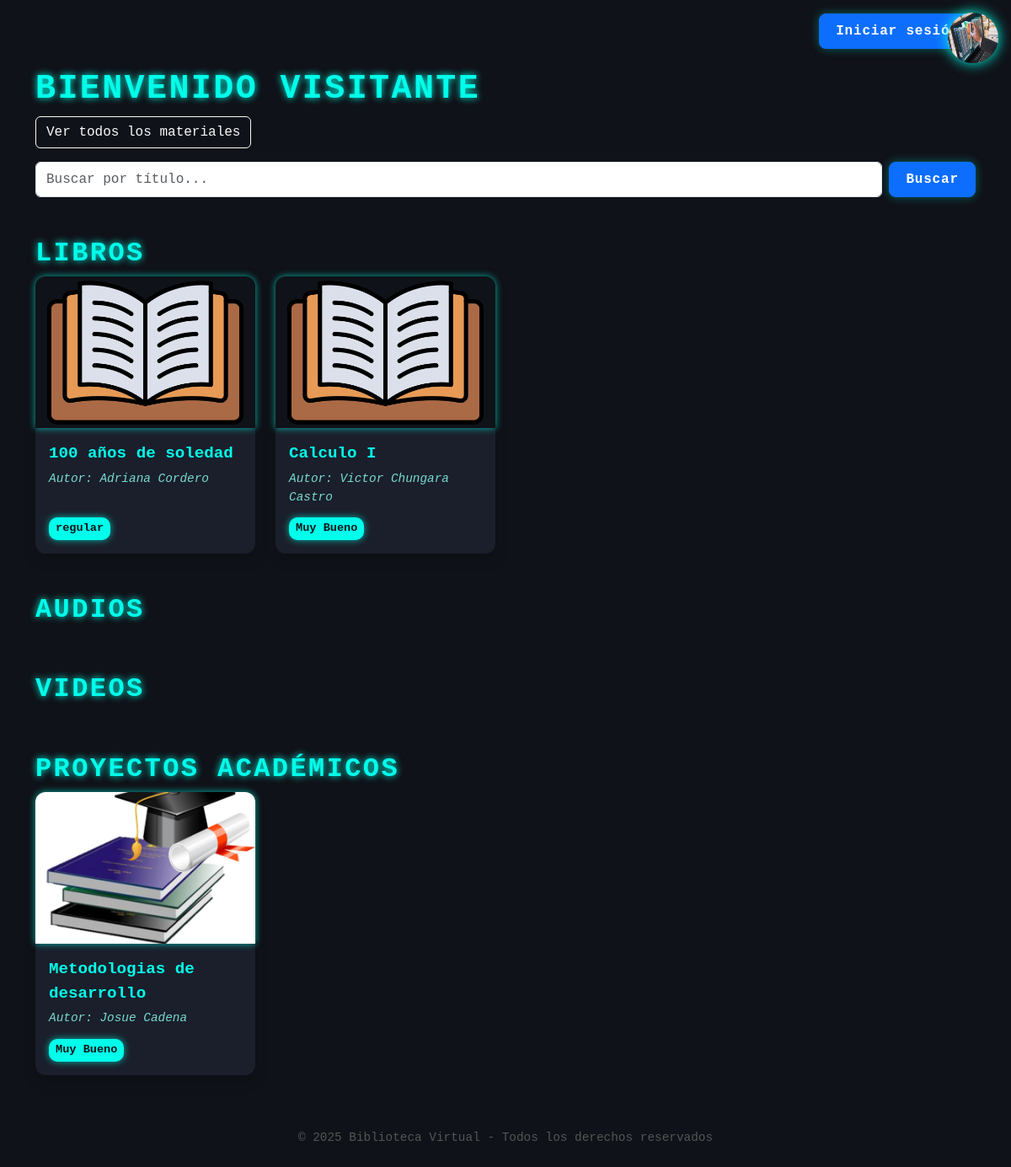
Before: / with the older database file.
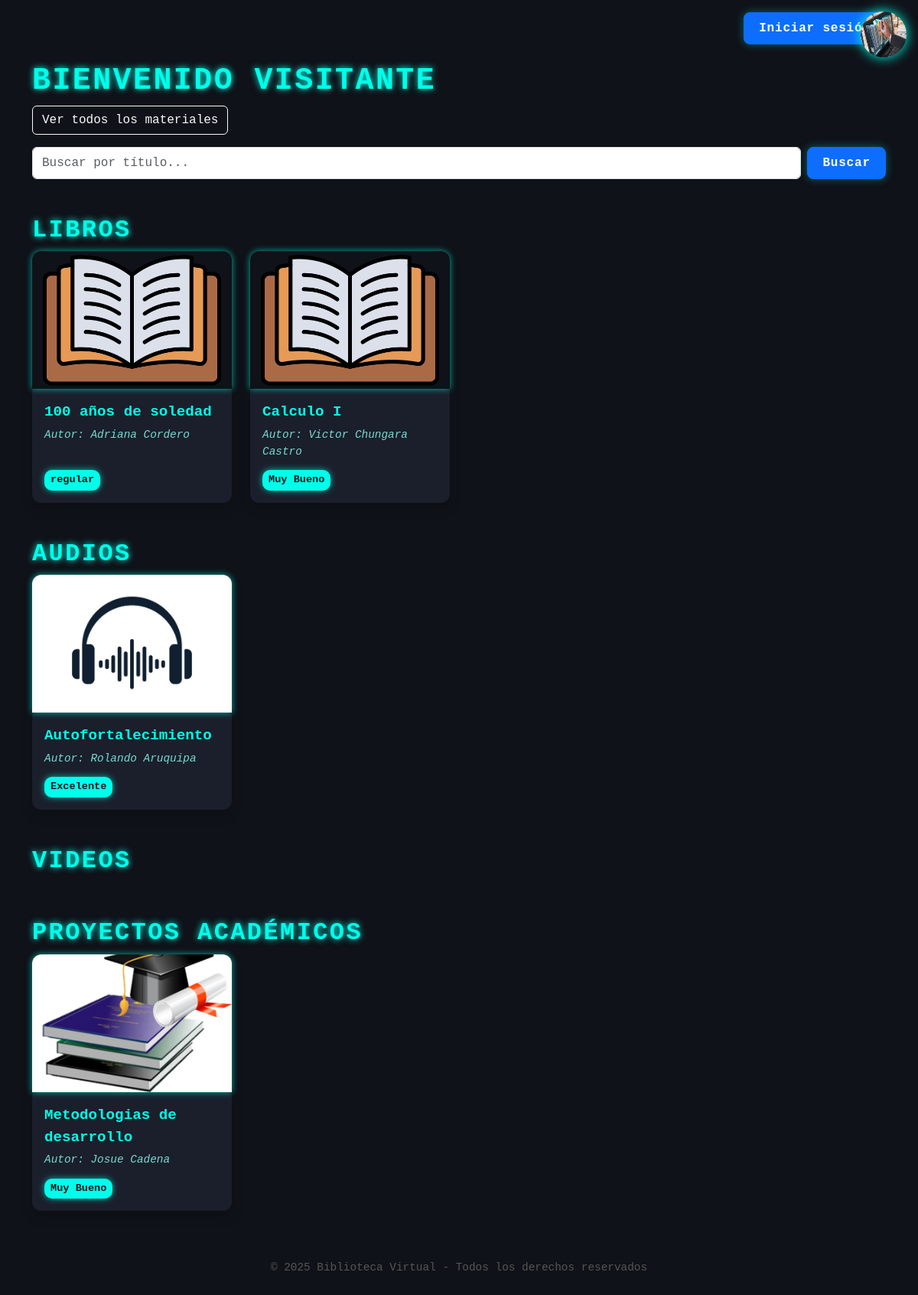
After: the same page with the newer database file.
### models/material_model.py (models this page shows, shortened)
class Material(db.Model):
    __tablename__ = 'materiales'
    id_material = db.Column(db.Integer, primary_key=True)
    tipo = db.Column(db.String(50), nullable=False)
    titulo = db.Column(db.String(100), nullable=False)
    fecha_ingreso = db.Column(db.String(20), nullable=False)
    estado = db.Column(db.String(20), nullable=False)
    id_categoria = db.Column(db.Integer, db.ForeignKey('categoria.id_cat'),nullable=False)
    id_autor = db.Column(db.Integer, db.ForeignKey('autores.id_autor'), nullable=False)
    categoria = db.relationship('Categoria', back_populates='materiales')
    libro = db.relationship('Libro', back_populates='material')
    autor = db.relationship('Autores', back_populates='materiales')
    audio = db.relationship('Audio', back_populates = 'material')
    proyecto_academico = db.relationship('Proyecto', back_populates='material')
    video = db.relationship('Video', back_populates='material')

### models/autores_model.py (models this page shows, shortened)
class Autores(db.Model):
    __tablename__ = "autores"
    id_autor = db.Column(db.Integer,primary_key=True)
    nombre = db.Column(db.String(150),nullable=False)
    materiales = db.relationship('Material', back_populates='autor')

### run.py (the view, shortened to what this page needs)
@app.route("/")
def home():
    tipo = request.args.get("tipo")
    buscar = request.args.get("buscar")
    query = Material.query
    if buscar:
        query = query.filter(Material.titulo.ilike(f"%{buscar}%"))
    materiales = query.all()
    if 'usuario_tipo' in session and session['usuario_tipo'].lower() == 'lector':
        return render_template('home_lector.html', materiales=materiales)
    elif 'usuario_tipo' in session:
        return render_template('dashboard.html')
    return render_template('home_lector.html', materiales=materiales)

### templates/home_lector.html (shortened to what this page needs)
<!DOCTYPE html>
<html lang="es">
<head>
    <link href="https://cdn.jsdelivr.net/npm/bootstrap@5.3.6/dist/css/bootstrap.min.css" rel="stylesheet" />
    <link href="https://cdnjs.cloudflare.com/ajax/libs/font-awesome/6.5.1/css/all.min.css" rel="stylesheet" />
</head>
<body>
  <a href="/" title="Logo Biblioteca" class="floating-logo">
    <img src="{{ url_for('static', filename='logo.png') }}" alt="Logo Biblioteca" style="width:100%; height:100%; border-radius: 50%;">
  </a>
  <div class="container">
    <div class="d-flex justify-content-end mt-3">
      {% if 'usuario_tipo' in session %}
        <a href="{{ url_for('auth.logout') }}" class="btn btn-danger">Cerrar sesión</a>
      {% else %}
        <a href="{{ url_for('usuario.login') }}" class="btn btn-primary">Iniciar sesión</a>
      {% endif %}
    </div>
    <h1 class="mt-4">Bienvenido{% if 'usuario_nombre' in session %} {{ session.usuario_nombre }}{% else %} visitante{% endif %}</h1>
    <a href="{{ url_for('home') }}" class="btn btn-outline-light mb-3">Ver todos los materiales</a>
    <form method="get" class="mb-4 d-flex" role="search">
      <input type="text" name="buscar" class="form-control me-2" placeholder="Buscar por título..." value="{{ request.args.get('buscar', '') }}">
      <button class="btn btn-primary" type="submit">Buscar</button>
    </form>
    <h2 class="mt-5">
  <a href="{{ url_for('home', tipo='libro') }}" style="text-decoration: none; color: #00ffea;">
    Libros
  </a>
</h2>
    <div class="materiales-grid">
      {% for m in materiales %}
        {% if m.tipo.lower() == 'libro' %}
          <div class="material-card shadow">
            <img src="{{ url_for('static', filename='libro.png') }}" alt="{{ m.titulo }}" class="material-img" />
            <div class="material-body">
              <div>
                <div class="material-title">{{ m.titulo }}</div>
                <div class="material-author">Autor: {{ m.autor.nombre }}</div>
              </div>
              <div class="material-status">{{ m.estado }}</div>
            </div>
          </div>
        {% endif %}
      {% endfor %}
    </div>
    <h2 class="mt-5">
  <a href="{{ url_for('home', tipo='audio') }}" style="text-decoration: none; color: #00ffea;">
    Audios
  </a>
</h2>
    <div class="materiales-grid">
      {% for m in materiales %}
        {% if m.tipo.lower() == 'audio' %}
          <div class="material-card shadow">
            <img src="{{ url_for('static', filename='audio.jpg') }}" alt="{{ m.titulo }}" class="material-img" />
            <div class="material-body">
              <div>
                <div class="material-title">{{ m.titulo }}</div>
                <div class="material-author">Autor: {{ m.autor.nombre }}</div>
              </div>
              <div class="material-status">{{ m.estado }}</div>
            </div>
          </div>
        {% endif %}
      {% endfor %}
    </div>
    <h2 class="mt-5">
  <a href="{{ url_for('home', tipo='video') }}" style="text-decoration: none; color: #00ffea;">
    Videos
  </a>
</h2>
    <h2 class="mt-5">
  <a href="{{ url_for('home', tipo='proyecto' or 'Tesis') }}" style="text-decoration: none; color: #00ffea;">
    Proyectos Académicos
  </a>
</h2>
    <div class="materiales-grid">
      {% for m in materiales %}
        {% if 'proyecto' in m.tipo.lower() or 'tesis' in m.tipo.lower() %}
          <div class="material-card shadow">
            <img src="{{ url_for('static', filename='tesis.jpg') }}" alt="{{ m.titulo }}" class="material-img" />
            <div class="material-body">
              <div>
                <div class="material-title">{{ m.titulo }}</div>
                <div class="material-author">Autor: {{ m.autor.nombre }}</div>
              </div>
              <div class="material-status">{{ m.estado }}</div>
            </div>
          </div>
        {% endif %}
      {% endfor %}
    </div>
  <footer>
    <p>&copy; 2025 Biblioteca Virtual - Todos los derechos reservados</p>
  </footer>
</body>
</html>

### templates/home_lector.html (style rules this page uses)
body { background-color: #0f1218; font-family: 'Fira Mono', monospace; color: #cfd8dc; min-height: 100vh; padding-bottom: 4rem; }
h1, h2 { color: #00ffea; text-transform: uppercase; font-weight: 900; letter-spacing: 0.15rem; text-shadow: 0 0 8px #00ffea; }
.material-card { background: #1a1f2b; border-radius: 12px; box-shadow: 0 0 10px #00ffea88; color: #a0f0e0; transition: transform 0.3s ease, box-shadow 0.3s ease; cursor: pointer; height: 100%; display: flex; flex-direction: column; }
.material-img { border-radius: 12px 12px 0 0; height: 180px; width: 100%; object-fit: cover; background-color: #0f1218; filter: drop-shadow(0 0 4px #00ffeaaa); }
.material-body { padding: 1rem; flex-grow: 1; display: flex; flex-direction: column; justify-content: space-between; }
.material-title { font-weight: 700; font-size: 1.2rem; color: #00ffea; margin-bottom: 0.3rem; }
.material-author { font-style: italic; font-size: 0.9rem; margin-bottom: 0.8rem; color: #78d9d1; }
.material-status { font-weight: 600; font-size: 0.85rem; padding: 0.2rem 0.5rem; border-radius: 10px; width: fit-content; color: #0f1218; background-color: #00ffea; align-self: flex-start; box-shadow: 0 0 8px #00ffeaaa; }
.btn-primary, .btn-danger { font-weight: 700; letter-spacing: 0.05rem; padding: 0.5rem 1.2rem; border-radius: 0.5rem; box-shadow: 0 0 12px #00ffea55; transition: all 0.3s ease; }
footer { text-align: center; margin-top: 4rem; color: #555; font-size: 0.9rem; }
.floating-logo { position: fixed; top: 15px; right: 15px; z-index: 1050; width: 60px; height: 60px; cursor: pointer; filter: drop-shadow(0 0 8px #00ffea); transition: filter 0.3s ease; }
.materiales-grid { display: grid; grid-template-columns: repeat(auto-fill, minmax(240px, 1fr)); gap: 1.5rem; width: 100%; }

Changed rows visible on the page:
added Material: titulo "Autofortalecimiento", autor.nombre "Rolando Aruquipa", estado "Excelente", shown under "AUDIOS"
